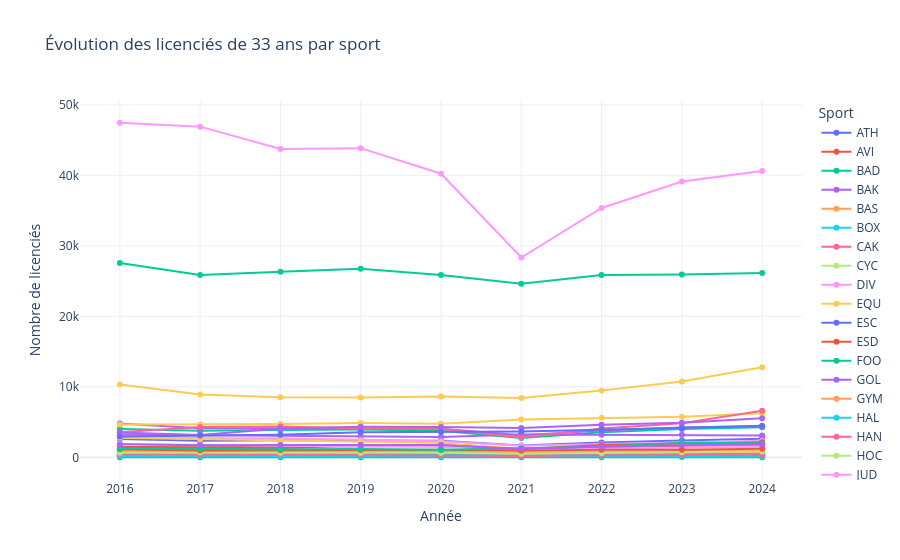

The notebook cell this image was saved under:
### Code cell
# --- Préparer les options pour les widgets ---
ages = sorted(data_licences["age"].dropna().unique())
sports = sorted(data_licences["code_sport"].dropna().unique())
annees = sorted(data_licences["annee"].dropna().unique())

age_widget = widgets.Dropdown(options=ages, description="Âge :", value=ages[0])
sport_widget = widgets.Dropdown(options=["all"] + sports, description="Sport :", value="all")
annee_widget = widgets.Dropdown(options=["all"] + list(annees), description="Année :", value="all")

# --- Fonction pour filtrer et préparer les données ---
def filter_data(df, age, sport, annee):
    df_filtered = df[df["age"] == age]
    
    if sport != "all":
        df_filtered = df_filtered[df_filtered["code_sport"] == sport]
        
    if annee != "all":
        df_filtered = df_filtered[df_filtered["annee"] == annee]
    
    table = (
        df_filtered.groupby(["annee", "code_sport"])["licences_annuelles"]
        .sum()
        .reset_index()
    )
    return table

# --- Fonction pour tracer avec Plotly ---
def plot_licencies_age_interactive(age, sport, annee):
    df_plot = filter_data(data_licences, age, sport, annee)
    if df_plot.empty:
        fig = px.line(title=f"Aucune donnée pour l'âge {age} ans avec ce filtre")
    else:
        fig = px.line(
            df_plot,
            x="annee",
            y="licences_annuelles",
            color="code_sport",
            markers=True,
            title=f"Évolution des licenciés de {age} ans par sport"
        )
    fig.update_layout(
        xaxis_title="Année",
        yaxis_title="Nombre de licenciés",
        legend_title="Sport",
        template="plotly_white"
    )
    fig.show()

# --- Callback pour mettre à jour le graphique ---
def update_graph(change=None):
    clear_output(wait=True)
    display(age_widget, sport_widget, annee_widget)
    plot_licencies_age_interactive(age_widget.value, sport_widget.value, annee_widget.value)

# --- Lier les widgets ---
age_widget.observe(update_graph, names='value')
sport_widget.observe(update_graph, names='value')
annee_widget.observe(update_graph, names='value')

# --- Affichage initial ---
display(age_widget, sport_widget, annee_widget)
update_graph()

### Figure 1 — Plotly figure (JSON) as saved in the notebook; plotly's stock layout.template omitted (floating-point values rounded to 4 significant figures)
{"data": [{"hovertemplate": "code_sport=ATH<br>annee=%{x}<br>licences_annuelles=%{y}<extra></extra>", "legendgroup": "ATH", "line": {"color": "#636efa", "dash": "solid"}, "marker": {"symbol": "circle"}, "mode": "lines+markers", "name": "ATH", "orientation": "v", "showlegend": true, "type": "scatter", "x": [2016, 2017, 2018, 2019, 2020, 2021, 2022, 2023, 2024], "xaxis": "x", "y": [2583, 2332, 2419, 2423, 2358, 1668, 2114, 2370, 2615], "yaxis": "y"}, {"hovertemplate": "code_sport=AVI<br>annee=%{x}<br>licences_annuelles=%{y}<extra></extra>", "legendgroup": "AVI", "line": {"color": "#EF553B", "dash": "solid"}, "marker": {"symbol": "circle"}, "mode": "lines+markers", "name": "AVI", "orientation": "v", "showlegend": true, "type": "scatter", "x": [2016, 2017, 2018, 2019, 2020, 2021, 2022, 2023, 2024], "xaxis": "x", "y": [478, 466, 406, 441, 400, 360, 358, 400, 422], "yaxis": "y"}, {"hovertemplate": "code_sport=BAD<br>annee=%{x}<br>licences_annuelles=%{y}<extra></extra>", "legendgroup": "BAD", "line": {"color": "#00cc96", "dash": "solid"}, "marker": {"symbol": "circle"}, "mode": "lines+markers", "name": "BAD", "orientation": "v", "showlegend": true, "type": "scatter", "x": [2016, 2017, 2018, 2019, 2020, 2021, 2022, 2023, 2024], "xaxis": "x", "y": [4027, 3771, 3872, 3946, 3769, 2755, 3570, 4011, 4247], "yaxis": "y"}, {"hovertemplate": "code_sport=BAK<br>annee=%{x}<br>licences_annuelles=%{y}<extra></extra>", "legendgroup": "BAK", "line": {"color": "#ab63fa", "dash": "solid"}, "marker": {"symbol": "circle"}, "mode": "lines+markers", "name": "BAK", "orientation": "v", "showlegend": true, "type": "scatter", "x": [2016, 2017, 2018, 2019, 2020, 2021, 2022, 2023, 2024], "xaxis": "x", "y": [4801, 4135, 4104, 4049, 4059, 3132, 3816, 4218, 4404], "yaxis": "y"}, {"hovertemplate": "code_sport=BAS<br>annee=%{x}<br>licences_annuelles=%{y}<extra></extra>", "legendgroup": "BAS", "line": {"color": "#FFA15A", "dash": "solid"}, "marker": {"symbol": "circle"}, "mode": "lines+markers", "name": "BAS", "orientation": "v", "showlegend": true, "type": "scatter", "x": [2016, 2017, 2018, 2019, 2020, 2021, 2022, 2023, 2024], "xaxis": "x", "y": [322, 276, 321, 264, 225, 212, 235, 190, 190], "yaxis": "y"}, {"hovertemplate": "code_sport=BOX<br>annee=%{x}<br>licences_annuelles=%{y}<extra></extra>", "legendgroup": "BOX", "line": {"color": "#19d3f3", "dash": "solid"}, "marker": {"symbol": "circle"}, "mode": "lines+markers", "name": "BOX", "orientation": "v", "showlegend": true, "type": "scatter", "x": [2016, 2017, 2018, 2019, 2020, 2021, 2022, 2023, 2024], "xaxis": "x", "y": [769, 725, 748, 750, 672, 395, 636, 834, 890], "yaxis": "y"}, {"hovertemplate": "code_sport=CAK<br>annee=%{x}<br>licences_annuelles=%{y}<extra></extra>", "legendgroup": "CAK", "line": {"color": "#FF6692", "dash": "solid"}, "marker": {"symbol": "circle"}, "mode": "lines+markers", "name": "CAK", "orientation": "v", "showlegend": true, "type": "scatter", "x": [2016, 2017, 2018, 2019, 2020, 2021, 2022, 2023, 2024], "xaxis": "x", "y": [396, 518, 370, 742, 755, 328, 349, 349, 311], "yaxis": "y"}, {"hovertemplate": "code_sport=CYC<br>annee=%{x}<br>licences_annuelles=%{y}<extra></extra>", "legendgroup": "CYC", "line": {"color": "#B6E880", "dash": "solid"}, "marker": {"symbol": "circle"}, "mode": "lines+markers", "name": "CYC", "orientation": "v", "showlegend": true, "type": "scatter", "x": [2016, 2017, 2018, 2019, 2020, 2021, 2022, 2023, 2024], "xaxis": "x", "y": [969, 939, 916, 960, 809, 660, 819, 808, 821], "yaxis": "y"}, {"hovertemplate": "code_sport=DIV<br>annee=%{x}<br>licences_annuelles=%{y}<extra></extra>", "legendgroup": "DIV", "line": {"color": "#FF97FF", "dash": "solid"}, "marker": {"symbol": "circle"}, "mode": "lines+markers", "name": "DIV", "orientation": "v", "showlegend": true, "type": "scatter", "x": [2016, 2017, 2018, 2019, 2020, 2021, 2022, 2023, 2024], "xaxis": "x", "y": [47456, 46905, 43748, 43852, 40222, 28335, 35360, 39125, 40619], "yaxis": "y"}, {"hovertemplate": "code_sport=EQU<br>annee=%{x}<br>licences_annuelles=%{y}<extra></extra>", "legendgroup": "EQU", "line": {"color": "#FECB52", "dash": "solid"}, "marker": {"symbol": "circle"}, "mode": "lines+markers", "name": "EQU", "orientation": "v", "showlegend": true, "type": "scatter", "x": [2016, 2017, 2018, 2019, 2020, 2021, 2022, 2023, 2024], "xaxis": "x", "y": [4657, 4637, 4721, 4857, 4761, 5374, 5602, 5754, 6232], "yaxis": "y"}, {"hovertemplate": "code_sport=ESC<br>annee=%{x}<br>licences_annuelles=%{y}<extra></extra>", "legendgroup": "ESC", "line": {"color": "#636efa", "dash": "solid"}, "marker": {"symbol": "circle"}, "mode": "lines+markers", "name": "ESC", "orientation": "v", "showlegend": true, "type": "scatter", "x": [2016, 2017, 2018, 2019, 2020, 2021, 2022, 2023, 2024], "xaxis": "x", "y": [364, 359, 328, 359, 343, 206, 394, 357, 401], "yaxis": "y"}, {"hovertemplate": "code_sport=ESD<br>annee=%{x}<br>licences_annuelles=%{y}<extra></extra>", "legendgroup": "ESD", "line": {"color": "#EF553B", "dash": "solid"}, "marker": {"symbol": "circle"}, "mode": "lines+markers", "name": "ESD", "orientation": "v", "showlegend": true, "type": "scatter", "x": [2016, 2017, 2018, 2019, 2020, 2021, 2022, 2023, 2024], "xaxis": "x", "y": [1466, 1429, 1500, 1574, 1597, 1068, 1371, 1635, 1725], "yaxis": "y"}, {"hovertemplate": "code_sport=FOO<br>annee=%{x}<br>licences_annuelles=%{y}<extra></extra>", "legendgroup": "FOO", "line": {"color": "#00cc96", "dash": "solid"}, "marker": {"symbol": "circle"}, "mode": "lines+markers", "name": "FOO", "orientation": "v", "showlegend": true, "type": "scatter", "x": [2016, 2017, 2018, 2019, 2020, 2021, 2022, 2023, 2024], "xaxis": "x", "y": [27567, 25852, 26314, 26737, 25870, 24606, 25846, 25922, 26142], "yaxis": "y"}, {"hovertemplate": "code_sport=GOL<br>annee=%{x}<br>licences_annuelles=%{y}<extra></extra>", "legendgroup": "GOL", "line": {"color": "#ab63fa", "dash": "solid"}, "marker": {"symbol": "circle"}, "mode": "lines+markers", "name": "GOL", "orientation": "v", "showlegend": true, "type": "scatter", "x": [2016, 2017, 2018, 2019, 2020, 2021, 2022, 2023, 2024], "xaxis": "x", "y": [3246, 3160, 3075, 2982, 2878, 3218, 3201, 3186, 3083], "yaxis": "y"}, {"hovertemplate": "code_sport=GYM<br>annee=%{x}<br>licences_annuelles=%{y}<extra></extra>", "legendgroup": "GYM", "line": {"color": "#FFA15A", "dash": "solid"}, "marker": {"symbol": "circle"}, "mode": "lines+markers", "name": "GYM", "orientation": "v", "showlegend": true, "type": "scatter", "x": [2016, 2017, 2018, 2019, 2020, 2021, 2022, 2023, 2024], "xaxis": "x", "y": [1123, 956, 822, 884, 728, 534, 664, 674, 721], "yaxis": "y"}, {"hovertemplate": "code_sport=HAL<br>annee=%{x}<br>licences_annuelles=%{y}<extra></extra>", "legendgroup": "HAL", "line": {"color": "#19d3f3", "dash": "solid"}, "marker": {"symbol": "circle"}, "mode": "lines+markers", "name": "HAL", "orientation": "v", "showlegend": true, "type": "scatter", "x": [2016, 2017, 2018, 2019, 2020, 2021, 2022, 2023, 2024], "xaxis": "x", "y": [531, 437, 422, 374, 387, 206, 262, 345, 418], "yaxis": "y"}, {"hovertemplate": "code_sport=HAN<br>annee=%{x}<br>licences_annuelles=%{y}<extra></extra>", "legendgroup": "HAN", "line": {"color": "#FF6692", "dash": "solid"}, "marker": {"symbol": "circle"}, "mode": "lines+markers", "name": "HAN", "orientation": "v", "showlegend": true, "type": "scatter", "x": [2016, 2017, 2018, 2019, 2020, 2021, 2022, 2023, 2024], "xaxis": "x", "y": [3550, 4307, 4365, 4101, 4033, 2802, 4076, 4839, 6588], "yaxis": "y"}, {"hovertemplate": "code_sport=HOC<br>annee=%{x}<br>licences_annuelles=%{y}<extra></extra>", "legendgroup": "HOC", "line": {"color": "#B6E880", "dash": "solid"}, "marker": {"symbol": "circle"}, "mode": "lines+markers", "name": "HOC", "orientation": "v", "showlegend": true, "type": "scatter", "x": [2016, 2017, 2018, 2019, 2020, 2021, 2022, 2023, 2024], "xaxis": "x", "y": [170, 130, 157, 176, 125, 77, 146, 138, 115], "yaxis": "y"}, {"hovertemplate": "code_sport=JUD<br>annee=%{x}<br>licences_annuelles=%{y}<extra></extra>", "legendgroup": "JUD", "line": {"color": "#FF97FF", "dash": "solid"}, "marker": {"symbol": "circle"}, "mode": "lines+markers", "name": "JUD", "orientation": "v", "showlegend": true, "type": "scatter", "x": [2016, 2017, 2018, 2019, 2020, 2021, 2022, 2023, 2024], "xaxis": "x", "y": [3063, 2732, 2685, 2450, 2291, 1626, 1861, 2089, 2339], "yaxis": "y"}, {"hovertemplate": "code_sport=KAR<br>annee=%{x}<br>licences_annuelles=%{y}<extra></extra>", "legendgroup": "KAR", "line": {"color": "#FECB52", "dash": "solid"}, "marker": {"symbol": "circle"}, "mode": "lines+markers", "name": "KAR", "orientation": "v", "showlegend": true, "type": "scatter", "x": [2016, 2017, 2018, 2019, 2020, 2021, 2022, 2023, 2024], "xaxis": "x", "y": [2776, 2574, 2356, 2173, 2034, 1178, 1541, 1778, 1868], "yaxis": "y"}, {"hovertemplate": "code_sport=LUT<br>annee=%{x}<br>licences_annuelles=%{y}<extra></extra>", "legendgroup": "LUT", "line": {"color": "#636efa", "dash": "solid"}, "marker": {"symbol": "circle"}, "mode": "lines+markers", "name": "LUT", "orientation": "v", "showlegend": true, "type": "scatter", "x": [2016, 2017, 2018, 2019, 2020, 2021, 2022, 2023, 2024], "xaxis": "x", "y": [274, 244, 257, 259, 257, 172, 226, 273, 253], "yaxis": "y"}, {"hovertemplate": "code_sport=NAT<br>annee=%{x}<br>licences_annuelles=%{y}<extra></extra>", "legendgroup": "NAT", "line": {"color": "#EF553B", "dash": "solid"}, "marker": {"symbol": "circle"}, "mode": "lines+markers", "name": "NAT", "orientation": "v", "showlegend": true, "type": "scatter", "x": [2016, 2017, 2018, 2019, 2020, 2021, 2022, 2023, 2024], "xaxis": "x", "y": [1491, 1310, 1275, 1746, 1714, 1181, 1756, 1919, 2147], "yaxis": "y"}, {"hovertemplate": "code_sport=PEN<br>annee=%{x}<br>licences_annuelles=%{y}<extra></extra>", "legendgroup": "PEN", "line": {"color": "#00cc96", "dash": "solid"}, "marker": {"symbol": "circle"}, "mode": "lines+markers", "name": "PEN", "orientation": "v", "showlegend": true, "type": "scatter", "x": [2016, 2017, 2018, 2019, 2020, 2021, 2022, 2023, 2024], "xaxis": "x", "y": [10, 7, 9, 11, 9, 8, 18, 26, 22], "yaxis": "y"}, {"hovertemplate": "code_sport=RUG<br>annee=%{x}<br>licences_annuelles=%{y}<extra></extra>", "legendgroup": "RUG", "line": {"color": "#ab63fa", "dash": "solid"}, "marker": {"symbol": "circle"}, "mode": "lines+markers", "name": "RUG", "orientation": "v", "showlegend": true, "type": "scatter", "x": [2016, 2017, 2018, 2019, 2020, 2021, 2022, 2023, 2024], "xaxis": "x", "y": [3513, 3147, 4088, 4317, 4297, 4148, 4621, 4896, 5555], "yaxis": "y"}, {"hovertemplate": "code_sport=SKT<br>annee=%{x}<br>licences_annuelles=%{y}<extra></extra>", "legendgroup": "SKT", "line": {"color": "#FFA15A", "dash": "solid"}, "marker": {"symbol": "circle"}, "mode": "lines+markers", "name": "SKT", "orientation": "v", "showlegend": true, "type": "scatter", "x": [2016, 2017, 2018, 2019, 2020, 2021, 2022, 2023, 2024], "xaxis": "x", "y": [884, 820, 763, 835, 810, 559, 762, 841, 900], "yaxis": "y"}, {"hovertemplate": "code_sport=SUR<br>annee=%{x}<br>licences_annuelles=%{y}<extra></extra>", "legendgroup": "SUR", "line": {"color": "#19d3f3", "dash": "solid"}, "marker": {"symbol": "circle"}, "mode": "lines+markers", "name": "SUR", "orientation": "v", "showlegend": true, "type": "scatter", "x": [2016, 2017, 2018, 2019, 2020, 2021, 2022, 2023, 2024], "xaxis": "x", "y": [199, 175, 181, 139, 132, 148, 167, 208, 197], "yaxis": "y"}, {"hovertemplate": "code_sport=TAE<br>annee=%{x}<br>licences_annuelles=%{y}<extra></extra>", "legendgroup": "TAE", "line": {"color": "#FF6692", "dash": "solid"}, "marker": {"symbol": "circle"}, "mode": "lines+markers", "name": "TAE", "orientation": "v", "showlegend": true, "type": "scatter", "x": [2016, 2017, 2018, 2019, 2020, 2021, 2022, 2023, 2024], "xaxis": "x", "y": [505, 445, 473, 414, 362, 199, 286, 313, 355], "yaxis": "y"}, {"hovertemplate": "code_sport=TAR<br>annee=%{x}<br>licences_annuelles=%{y}<extra></extra>", "legendgroup": "TAR", "line": {"color": "#B6E880", "dash": "solid"}, "marker": {"symbol": "circle"}, "mode": "lines+markers", "name": "TAR", "orientation": "v", "showlegend": true, "type": "scatter", "x": [2016, 2017, 2018, 2019, 2020, 2021, 2022, 2023, 2024], "xaxis": "x", "y": [659, 676, 656, 637, 644, 508, 619, 717, 809], "yaxis": "y"}, {"hovertemplate": "code_sport=TDT<br>annee=%{x}<br>licences_annuelles=%{y}<extra></extra>", "legendgroup": "TDT", "line": {"color": "#FF97FF", "dash": "solid"}, "marker": {"symbol": "circle"}, "mode": "lines+markers", "name": "TDT", "orientation": "v", "showlegend": true, "type": "scatter", "x": [2016, 2017, 2018, 2019, 2020, 2021, 2022, 2023, 2024], "xaxis": "x", "y": [1888, 1738, 1633, 1562, 1479, 1109, 1228, 1372, 1486], "yaxis": "y"}, {"hovertemplate": "code_sport=TEN<br>annee=%{x}<br>licences_annuelles=%{y}<extra></extra>", "legendgroup": "TEN", "line": {"color": "#FECB52", "dash": "solid"}, "marker": {"symbol": "circle"}, "mode": "lines+markers", "name": "TEN", "orientation": "v", "showlegend": true, "type": "scatter", "x": [2016, 2017, 2018, 2019, 2020, 2021, 2022, 2023, 2024], "xaxis": "x", "y": [10314, 8913, 8526, 8494, 8620, 8402, 9464, 10752, 12776], "yaxis": "y"}, {"hovertemplate": "code_sport=TIR<br>annee=%{x}<br>licences_annuelles=%{y}<extra></extra>", "legendgroup": "TIR", "line": {"color": "#636efa", "dash": "solid"}, "marker": {"symbol": "circle"}, "mode": "lines+markers", "name": "TIR", "orientation": "v", "showlegend": true, "type": "scatter", "x": [2016, 2017, 2018, 2019, 2020, 2021, 2022, 2023, 2024], "xaxis": "x", "y": [2947, 3109, 3215, 3562, 3582, 3664, 3924, 4160, 4473], "yaxis": "y"}, {"hovertemplate": "code_sport=TRI<br>annee=%{x}<br>licences_annuelles=%{y}<extra></extra>", "legendgroup": "TRI", "line": {"color": "#EF553B", "dash": "solid"}, "marker": {"symbol": "circle"}, "mode": "lines+markers", "name": "TRI", "orientation": "v", "showlegend": true, "type": "scatter", "x": [2016, 2017, 2018, 2019, 2020, 2021, 2022, 2023, 2024], "xaxis": "x", "y": [1134, 968, 1003, 1020, 1087, 916, 1065, 1080, 1213], "yaxis": "y"}, {"hovertemplate": "code_sport=VOI<br>annee=%{x}<br>licences_annuelles=%{y}<extra></extra>", "legendgroup": "VOI", "line": {"color": "#00cc96", "dash": "solid"}, "marker": {"symbol": "circle"}, "mode": "lines+markers", "name": "VOI", "orientation": "v", "showlegend": true, "type": "scatter", "x": [2016, 2017, 2018, 2019, 2020, 2021, 2022, 2023, 2024], "xaxis": "x", "y": [1246, 1185, 1151, 1170, 1079, 1269, 1510, 2076, 1984], "yaxis": "y"}, {"hovertemplate": "code_sport=VOL<br>annee=%{x}<br>licences_annuelles=%{y}<extra></extra>", "legendgroup": "VOL", "line": {"color": "#ab63fa", "dash": "solid"}, "marker": {"symbol": "circle"}, "mode": "lines+markers", "name": "VOL", "orientation": "v", "showlegend": true, "type": "scatter", "x": [2016, 2017, 2018, 2019, 2020, 2021, 2022, 2023, 2024], "xaxis": "x", "y": [1858, 1700, 1761, 1745, 1733, 1147, 1535, 1707, 1879], "yaxis": "y"}], "layout": {"legend": {"title": {"text": "Sport"}, "tracegroupgap": 0}, "title": {"text": "Évolution des licenciés de 33 ans par sport"}, "xaxis": {"anchor": "y", "domain": [0, 1], "title": {"text": "Année"}}, "yaxis": {"anchor": "x", "domain": [0, 1], "title": {"text": "Nombre de licenciés"}}}}
